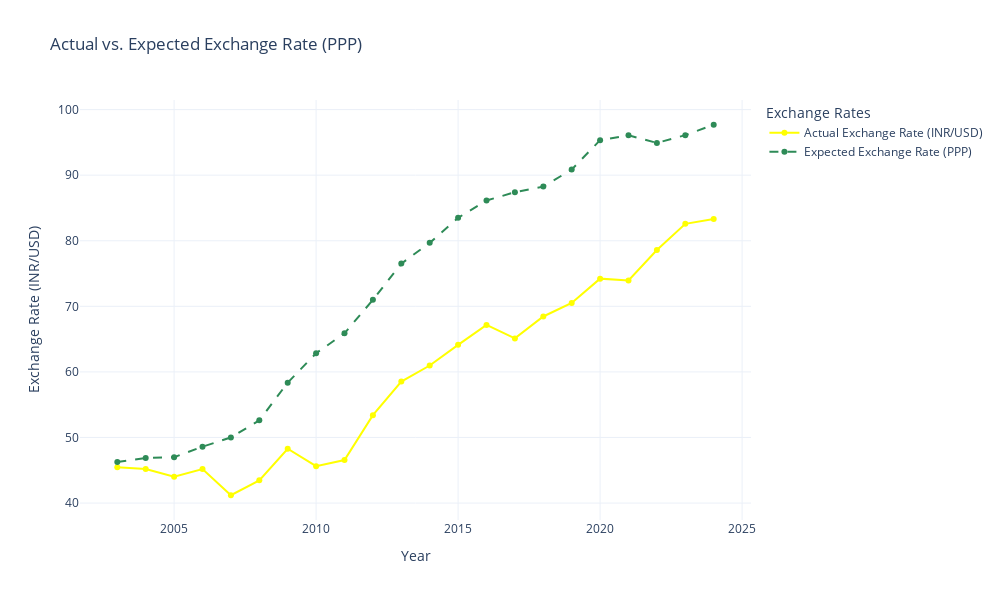

Notebook source saved alongside this figure:
### Code cell
fig = go.Figure()

fig.add_trace(go.Scatter(x=merged_df['Year'],
                         y=merged_df['Exchange Rate (INR/USD)'],
                         mode='lines+markers',
                         name='Actual Exchange Rate (INR/USD)',
                         line=dict(color='yellow')))

fig.add_trace(go.Scatter(x=merged_df['Year'],
                         y=merged_df['Expected Exchange Rate (PPP)'],
                         mode='lines+markers',
                         name='Expected Exchange Rate (PPP)',
                         line=dict(color='seagreen', dash='dash')))

fig.update_layout(title='Actual vs. Expected Exchange Rate (PPP)',
                  xaxis_title='Year',
                  yaxis_title='Exchange Rate (INR/USD)',
                  legend_title_text='Exchange Rates',
                  template='plotly_white',
                  height=600,
                  width=1000)
fig.show()

### Figure 1 — Plotly figure (JSON) as saved in the notebook; plotly's stock layout.template omitted (floating-point values rounded to 4 significant figures)
{"data": [{"line": {"color": "yellow"}, "mode": "lines+markers", "name": "Actual Exchange Rate (INR/USD)", "type": "scatter", "x": [2003, 2004, 2005, 2006, 2007, 2008, 2009, 2010, 2011, 2012, 2013, 2014, 2015, 2016, 2017, 2018, 2019, 2020, 2021, 2022, 2023, 2024], "y": [45.48, 45.19, 44.0, 45.18, 41.19, 43.46, 48.28, 45.62, 46.56, 53.4, 58.53, 60.97, 64.12, 67.17, 65.11, 68.45, 70.51, 74.22, 73.94, 78.58, 82.58, 83.31]}, {"line": {"color": "seagreen", "dash": "dash"}, "mode": "lines+markers", "name": "Expected Exchange Rate (PPP)", "type": "scatter", "x": [2003, 2004, 2005, 2006, 2007, 2008, 2009, 2010, 2011, 2012, 2013, 2014, 2015, 2016, 2017, 2018, 2019, 2020, 2021, 2022, 2023, 2024], "y": [46.28, 46.86, 47.0, 48.59, 50.01, 52.61, 58.36, 62.84, 65.89, 70.99, 76.51, 79.68, 83.5, 86.13, 87.4, 88.25, 90.85, 95.34, 96.07, 94.92, 96.1, 97.69]}], "layout": {"height": 600, "legend": {"title": {"text": "Exchange Rates"}}, "title": {"text": "Actual vs. Expected Exchange Rate (PPP)"}, "width": 1000, "xaxis": {"title": {"text": "Year"}}, "yaxis": {"title": {"text": "Exchange Rate (INR/USD)"}}}}
